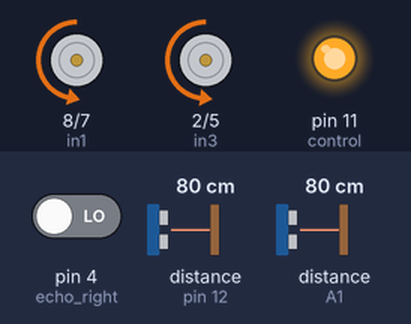
This sketch was run on a simulated Arduino Nano, built with avr-gcc and run on an emulated ATmega328P. On the bench: motor-driver pin pairs drawn as motors (green arrow = first pin HIGH = forward, orange = second pin HIGH = backward, longer = more drive, scaled by the enable pin), output pins drawn as LEDs (lit = HIGH). Wiring (inferred from the names in the program): ultrasonic range finder: trigger pin 13; echo pin 12. Inputs (shaded band) come from the test bench; at power-on: distance to the obstacle (sensors on pin 12, A1) 80 cm, pin 4 (echo_right) LOW. The echo pulse lasts 58.3 µs per cm; random numbers use the default seed unless the sketch sets one; pins used as bus, display or sensor lines are not drawn; what the sketch prints to the serial monitor is not drawn.

Above: at 1.2 s.
1.3 s: distance to the obstacle (sensor on pin 12) set to 61 cm
3.5 s: distance to the obstacle (sensor on pin 12) set to 50 cm
At 5.4 s:
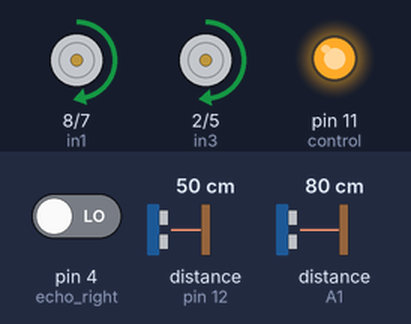
At 7.2 s:
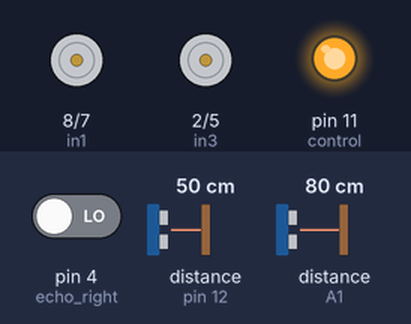
Timing chart, 0 to 12.5 s (numbered marks = the images above; inputs shaded):
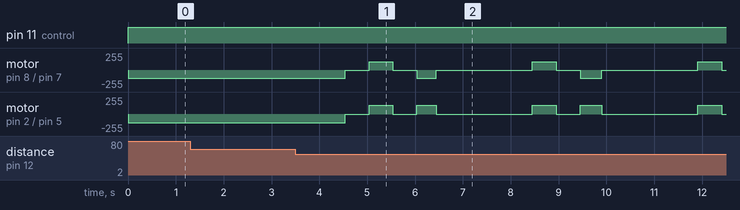

Measured:
- the behaviour switches between 56 and 55 cm on distance to the obstacle (sensor on pin 12) (found by bisection; images 0 and 1)
- after the input at 1.3 s, every drawn part: stays the same

The sketch:

motors.ino
```cpp
//General Notes: MOSFET Driver SIG pin connects to GPIO pin on Arduino. MOSFET must be programmed in order to use.


#define control 11


const int in1 = 8;  //Default value: 14, can be any input pin
const int in2 = 7;  //Default value: 15, can be any input pin
const int in3 = 2;  //Default value: 16, can be any input pin
const int in4 = 5;  //Default value: 17, can be any input pin

//NOTE: Numbers appearing after " = " is the pin number on the Arduino Nano. EX: ENA = 9 represents D9 on Nano (PWM)

//Motor A Enable Lines (Need to be PWM (Pulse Width Modulation))
const int ENA = 9;
//Motor B Enable Lines (Need to be PWM (Pulse Width Modulation))
const int ENB = 10;

//Front Ultrasonic Sensor
const int trig_front = 13;
const int echo_front = 12;

//Left Ultrasonic Sensor
const int trig_left = 3;
const int echo_left = A1;

//Right Ultrasonic Sensor
const int trig_right = 6;
const int echo_right = 4;

long duration_frontsensor;
long duration_leftsensor;
long duration_rightsensor;
int front_distance;
int left_distance;
int right_distance;


void setup() //Always need to run a setup
{
 //Set all motor control pins outputs
 pinMode(ENA, OUTPUT);
 pinMode(ENB, OUTPUT);
 pinMode(in1, OUTPUT);
 pinMode(in2, OUTPUT);
 pinMode(in3, OUTPUT);
 pinMode(in4, OUTPUT);
 //Set all sensor pin I/O
 pinMode(trig_front, OUTPUT);
 pinMode(echo_front, INPUT);
 pinMode(trig_right, OUTPUT);
 pinMode(echo_right, INPUT);
 pinMode(trig_left, OUTPUT);
 pinMode(echo_left, INPUT);
 //Set Vacuum Cleaner to 11
 pinMode(control, OUTPUT);
 Serial.begin(9600);

}


//Pseudocode for ultrasonic sensor integration
//Front sensor = sensor_1; Right sensor = sensor_2; Left sensor = sensor_3
//Check only front sensor ALL the time. If (sensor_1 distance < 5 (or 10) inches), check right and left sensors.
//Whichever sensor has the most distance, turn towards that direction at a random angle range between 20-50 degrees


void loop()
{

  digitalWrite(control, HIGH);

  //Front ultrasonic sensor

  digitalWrite(trig_front, LOW);
  delayMicroseconds(2);
  digitalWrite(trig_front, HIGH);
  delayMicroseconds(10);
  digitalWrite(trig_front, LOW);
  duration_frontsensor = pulseIn(echo_front, HIGH);
  front_distance = duration_frontsensor * 0.0344 / 2;
  Serial.print("Front Distance: ");
  Serial.print(front_distance);

   if (front_distance >= 55) {

    //Function to run motors in both directions at fixed speeds
    //Turning on Motor A

    digitalWrite(in1, LOW);
    digitalWrite(in2, HIGH);

    //Set speed to 200 out of 0-255
    analogWrite(ENA, 125);

    //Turning on Motor B

    digitalWrite(in3, LOW);
    digitalWrite(in4, HIGH);

    //Set speed to 200 out of 0-255
    analogWrite(ENB, 130);  //Set 5 more higher than ENA

  } else {

    //Take into account of right and left sensors
    digitalWrite(trig_left, LOW);
    digitalWrite(trig_right, LOW);
    delayMicroseconds(2);
    digitalWrite(trig_left, HIGH);
    digitalWrite(trig_right, HIGH);
    delayMicroseconds(10);
    digitalWrite(trig_left, LOW);
    digitalWrite(trig_right, LOW);
    duration_leftsensor = pulseIn(echo_left, HIGH);
    duration_rightsensor = pulseIn(echo_right, HIGH);
    left_distance = duration_leftsensor * 0.0344 / 2;
    right_distance = duration_rightsensor * 0.0344 / 2;
    Serial.print("Right Distance: ");
    Serial.print(right_distance);
    Serial.print("Left Distance: ");
    Serial.print(left_distance);

    if (right_distance > left_distance) {

      //Turn right
      //If turns other way, might have to switch a pair from LOW-HIGH to HIGH-LOW

      //Stop
      digitalWrite(in1, LOW);
      digitalWrite(in2, LOW);
      digitalWrite(in3, LOW);
      digitalWrite(in4, LOW);
      delay(500);

      //Back up
      digitalWrite(in1, HIGH);
      digitalWrite(in2, LOW);
      digitalWrite(in3, HIGH);
      digitalWrite(in4, LOW);
      delay(500);

      //Stop
      digitalWrite(in1, LOW);
      digitalWrite(in2, LOW);
      digitalWrite(in3, LOW);
      digitalWrite(in4, LOW);
      delay(500);

      //Turn at an angle towards the right

      digitalWrite(in1, LOW);
      digitalWrite(in2, HIGH);
      digitalWrite(in3, HIGH);
      digitalWrite(in4, LOW);

      delay(random(400,600)); //Turns for this amount of time

      //Stop
      digitalWrite(in1, LOW);
      digitalWrite(in2, LOW);
      digitalWrite(in3, LOW);
      digitalWrite(in4, LOW);
      delay(500);

    } else {

      //Stop
      digitalWrite(in1, LOW);
      digitalWrite(in2, LOW);
      digitalWrite(in3, LOW);
      digitalWrite(in4, LOW);
      delay(500);

      //Back up
      digitalWrite(in1, HIGH);
      digitalWrite(in2, LOW);
      digitalWrite(in3, HIGH);
      digitalWrite(in4, LOW);
      delay(500);

      //Stop
      digitalWrite(in1, LOW);
      digitalWrite(in2, LOW);
      digitalWrite(in3, LOW);
      digitalWrite(in4, LOW);
      delay(500);

      //Turn at an angle towards the left
      digitalWrite(in1, LOW);
      digitalWrite(in2, HIGH);
      digitalWrite(in3, HIGH);
      digitalWrite(in4, LOW);
      delay(random(400,600)); //Turns for this amount of time (might set to random time later)

      //Stop
      digitalWrite(in1, LOW);
      digitalWrite(in2, LOW);
      digitalWrite(in3, LOW);
      digitalWrite(in4, LOW);
      delay(500);
    }
  }
}
```
